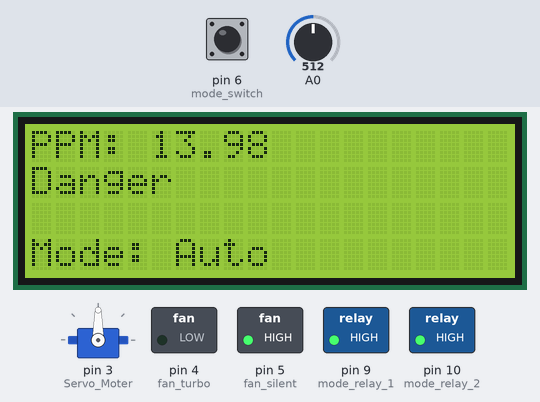
The sketch below on a simulated Arduino Uno, built with avr-gcc and run on an emulated ATmega328P. On the bench: 20×4 character LCD, servo, switched loads named in the sketch (green lamp = pin HIGH). The test bench sets the inputs (shaded band); at power-on: pin 6 (mode_switch) LOW, A0 = 512.

Above: at 1.7 s.
1.8 s: pin 6 (mode_switch) pulled HIGH for 1 s
At 2.7 s:
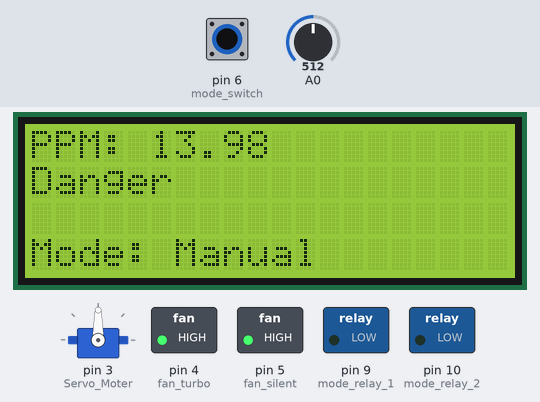
4.6 s: A0 set to 876
At 5.6 s:
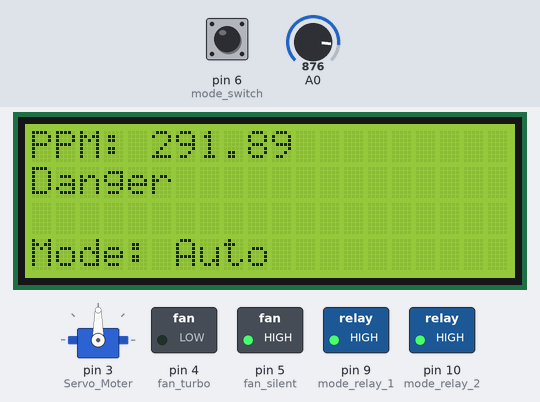
6.7 s: A0 set to 900
At 8.2 s:
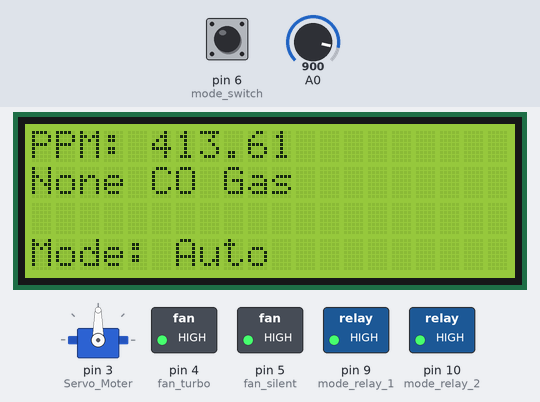
8.8 s: pin 6 (mode_switch) pulled HIGH for 3.2 s
At 9.8 s:
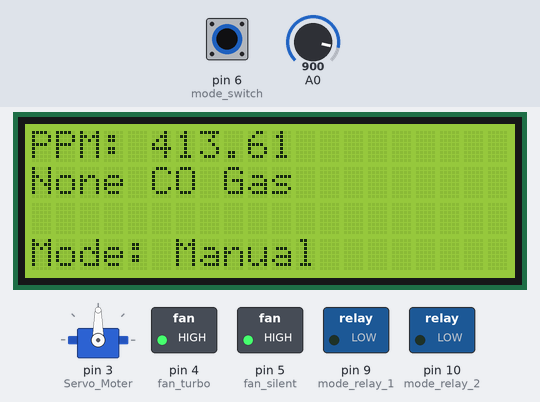
14.1 s: A0 set to 122
At 15.3 s:
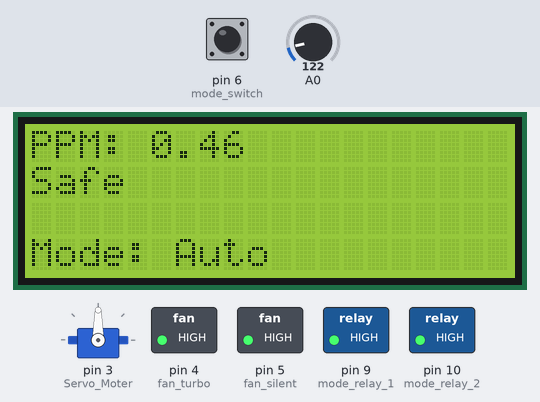
16.2 s: pin 6 (mode_switch) pulled HIGH for 1 s
At 17.7 s:
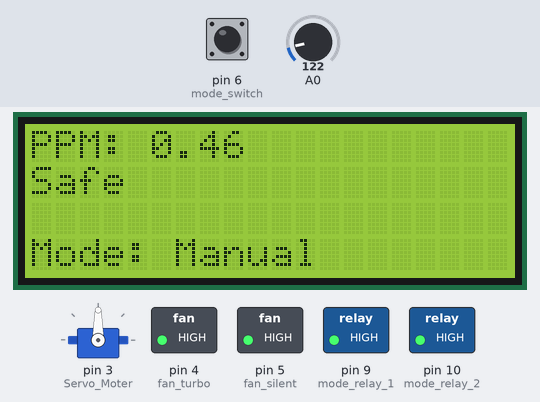
Timing chart, 0 to 19.2 s (numbered marks = the images above; inputs shaded):
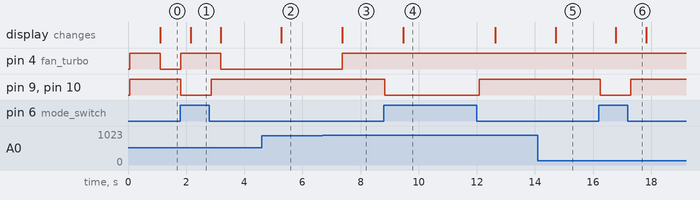

Measured:
- the behaviour switches between 884 and 885 on A0 (found by bisection; images 2 and 3)
- after the input at 1.8 s, pin 4 (fan_turbo): LOW → HIGH at once, → LOW 1.4 s later; pin 9 (mode_relay_1), pin 10 (mode_relay_2): HIGH → LOW at once, → HIGH 1.0 s later; the display: changes after 0.35 s (image 1)
- after the input at 4.6 s, the display: changes after 0.68 s (image 2)
- after the input at 6.7 s, pin 4 (fan_turbo): LOW → HIGH after 0.67 s; the display: changes after 0.67 s (image 3)
- after the input at 8.8 s, pin 9 (mode_relay_1), pin 10 (mode_relay_2): HIGH → LOW at once, → HIGH 3.3 s later; the display: changes after 0.68 s (image 4)
- after the input at 14.1 s, the display: changes after 0.62 s (image 5)
- after the input at 16.2 s, pin 9 (mode_relay_1), pin 10 (mode_relay_2): HIGH → LOW after 0.06 s, → HIGH 1.0 s later; the display: changes after 0.59 s (image 6)

The sketch:

Blower.ino
```cpp
#include <Wire.h>
#include <LiquidCrystal_I2C.h>
#include <SoftwareSerial.h>
#include<Servo.h>
#define Servo_Moter 3
#define fan_turbo 4
#define fan_silent 5
#define mode_switch 6
#define BT_TXD 7
#define BT_RXD 8
#define mode_relay_1 9
#define mode_relay_2 10
//#define btn_turbo 10
//#define btn_off 11

Servo SV;
SoftwareSerial bluetooth(BT_RXD, BT_TXD);
LiquidCrystal_I2C lcd(0x27,20,4);    // LCD패널

char ppm;
int fan = 2;
float RS_gas = 0;
float ratio = 0;
float sensorValue = 0;
float sensor_volt = 0;
float R0 = 7200.0;
unsigned long previous_switch, previous_fan, previous_time, current_time;

void setup() {
  pinMode(fan_turbo, OUTPUT);
  pinMode(fan_silent, OUTPUT);
  pinMode(mode_relay_1, OUTPUT);
  pinMode(mode_relay_2, OUTPUT);
  pinMode(mode_switch, INPUT);
//  pinMode(btn_off, INPUT);

  lcd.init();
  lcd.backlight();
  lcd.setCursor(0,0);
  Serial.begin(9600);
  bluetooth.begin(9600);
  previous_time = millis();
  previous_fan = millis();
  SV.attach(Servo_Moter); // 모터 3번핀
  SV.write(90);
  digitalWrite(fan_turbo, HIGH);
  digitalWrite(fan_silent, HIGH);
  digitalWrite(mode_relay_1, HIGH);
  digitalWrite(mode_relay_2, HIGH);
}

//void None(){
//  if (Serial.available()) {
//    lcd.clear();
//    while (Serial.available() > 0) {
//      lcd.setCursor(0,0);
//      lcd.write(Serial.print("PPM: "));
//      lcd.write(Serial.println(ppm));
//      lcd.setCursor(0,1);
//      lcd.write(Serial.print("None CO Gas"));
//    }
//  }
//}
//
//void Safe(){
//  if (Serial.available()) {
//    lcd.clear();
//    while (Serial.available() > 0) {
//      lcd.setCursor(0,0);
//      lcd.write(Serial.print("PPM: "));
//      lcd.write(Serial.println(ppm));
//      lcd.setCursor(0,1);
//      lcd.write(Serial.print("Safe"));
//    }
//  }
//}
//
//void Warnning(){
//  if (Serial.available()) {
//    lcd.clear();
//    while (Serial.available() > 0) {
//      lcd.setCursor(0,0);
//      lcd.write(Serial.print("PPM: "));
//      lcd.write(Serial.println(ppm));
//      lcd.setCursor(0,1);
//      lcd.write(Serial.print("Warnning"));
//    }
//  }
//}
//
//void Danger(){
//  if (Serial.available()) {
//    lcd.clear();
//    while (Serial.available() > 0) {
//      lcd.setCursor(0,0);
//      lcd.write(Serial.print("PPM: "));
//      lcd.write(Serial.println(ppm));
//      lcd.setCursor(0,1);
//      lcd.write(Serial.print("Danger"));
//    }
//  }
//}

void loop() {
  sensorValue = analogRead(A0);
  sensor_volt = sensorValue/1024*5.0;
  RS_gas = (5.0-sensor_volt)/sensor_volt;
  ratio = RS_gas/R0;
  float x = 1538.46 * ratio;
  float ppm = pow(x,-1.709);
  int temp = (int)(ppm*100);
  current_time = millis();
  if(current_time-previous_time>1000){ // 블루투스 시간 간격
//    Serial.print("PPM: ");
//    Serial.print(ppm);
//    Serial.println();
    bluetooth.print(temp); // 블루투스 송신
    bluetooth.println();
    previous_time = current_time;
  }

  if(digitalRead(mode_switch)==HIGH) {
//    Serial.println("switch: ON");
    digitalWrite(mode_relay_1, LOW);
    digitalWrite(mode_relay_2, LOW);
    digitalWrite(fan_turbo, HIGH);
    digitalWrite(fan_silent, HIGH);
  }

  if(digitalRead(mode_switch)==LOW) {
//    Serial.println("switch: OFF");
    digitalWrite(mode_relay_1, HIGH);
    digitalWrite(mode_relay_2, HIGH);
  }

//  if(digitalRead(btn_silent)==LOW && digitalRead(btn_turbo)==LOW) { // 꺼짐 버튼
//    if(digitalRead(mode_switch)==LOW) { // 수동모드 일 때
//        digitalWrite(fan_turbo, HIGH);
//        digitalWrite(fan_silent, HIGH);
//      }
//  }
//  if(digitalRead(btn_silent)==HIGH) { // 1단계 버튼
//    Serial.println("pin9");
//    if(digitalRead(mode_switch)==LOW) { // 수동모드 일 때
//        digitalWrite(fan_turbo, HIGH);
//        digitalWrite(fan_silent, LOW);
//      }
//  }
//  if(digitalRead(btn_turbo)==HIGH) { // 2단계 버튼
//    Serial.println("pin10");
//    if(digitalRead(mode_switch)==LOW) { // 수동모드 일 때
//        digitalWrite(fan_turbo, LOW);
//        digitalWrite(fan_silent, HIGH);
//      }
//  }
//  if(current_time-previous_switch>1000){
//
//    previous_switch = current_time;
//  }

  if(current_time-previous_fan>1000) { // FAN 1초 간격
    if(temp <= 50 && temp>0){ // Safe
//      digitalWrite(fan,HIGH);
//      analogWrite(fan,180);
//      Serial.print("PPM: ");
//      Serial.println("safe");
      lcd.clear();
      lcd.setCursor(0,0);
      lcd.print("PPM: ");
      lcd.print(ppm);
      lcd.setCursor(0,1);
      lcd.print("Safe");
      if(digitalRead(mode_switch)==LOW) { // 자동모드 일 때
        lcd.setCursor(0,3);
        lcd.print("Mode: Auto");
        digitalWrite(fan_turbo, HIGH);
        digitalWrite(fan_silent, HIGH);
      }
      else if(digitalRead(mode_switch)==HIGH) { // 수동모드 일 때
        lcd.setCursor(0,3);
        lcd.print("Mode: Manual");
      }
    }
    else if(temp >50 && temp <= 100){ // Warnning
//      digitalWrite(fan,HIGH);
//      analogWrite(fan,225);
//      Serial.print("PPM: ");
//      Serial.println("Warnning");
      lcd.clear();
      lcd.setCursor(0,0);
      lcd.print("PPM: ");
      lcd.print(ppm);
      lcd.setCursor(0,1);
      lcd.print("Warnning");
      if(digitalRead(mode_switch)==LOW) { // 자동모드 일 때
        lcd.setCursor(0,3);
        lcd.print("Mode: Auto");
        digitalWrite(fan_turbo, HIGH);
        digitalWrite(fan_silent, LOW);
      }
      else if(digitalRead(mode_switch)==HIGH) { // 수동모드 일 때
        lcd.setCursor(0,3);
        lcd.print("Mode: Manual");
      }
    }
    else if(temp >100){ // Danger
//      digitalWrite(fan,HIGH);
//      analogWrite(fan,255);
//      Serial.print("PPM: ");
//      Serial.println("Danger");
      lcd.clear();
      lcd.setCursor(0,0);
      lcd.print("PPM: ");
      lcd.print(ppm);
      lcd.setCursor(0,1);
      lcd.print("Danger");
      if(digitalRead(mode_switch)==LOW) { // 자동모드 일 때
        lcd.setCursor(0,3);
        lcd.print("Mode: Auto");
        digitalWrite(fan_turbo, LOW);
        digitalWrite(fan_silent, HIGH);
      }
      else if(digitalRead(mode_switch)==HIGH) { // 수동모드 일 때
        lcd.setCursor(0,3);
        lcd.print("Mode: Manual");
      }
    }
    else { // None
//      digitalWrite(fan,LOW);
//      Serial.print("PPM: ");
//      Serial.println("Npne");
      lcd.clear();
      lcd.setCursor(0,0);
      lcd.print("PPM: ");
      lcd.print(ppm);
      lcd.setCursor(0,1);
      lcd.print("None CO Gas");
      if(digitalRead(mode_switch)==LOW) { // 자동모드 일 때
        lcd.setCursor(0,3);
        lcd.print("Mode: Auto");
        digitalWrite(fan_turbo, HIGH);
        digitalWrite(fan_silent, HIGH);
      }
      else if(digitalRead(mode_switch)==HIGH) { // 수동모드 일 때
        lcd.setCursor(0,3);
        lcd.print("Mode: Manual");
      }
    }
    previous_fan = current_time;
  }

  if(bluetooth.available()) { // 외부로부터 송신이 있을 때
    Serial.write(bluetooth.read()); // 블루투스 수신
  }

//  if(digitalRead(6)==HIGH) {
//    Serial.write("SWITCH HIGH");
//  }
//  else if(digitalRead(6)==LOW) {
//    Serial.write("SWITCH LOW");
//  }

   delay(100); // 렉 방지 딜레이
}
```
